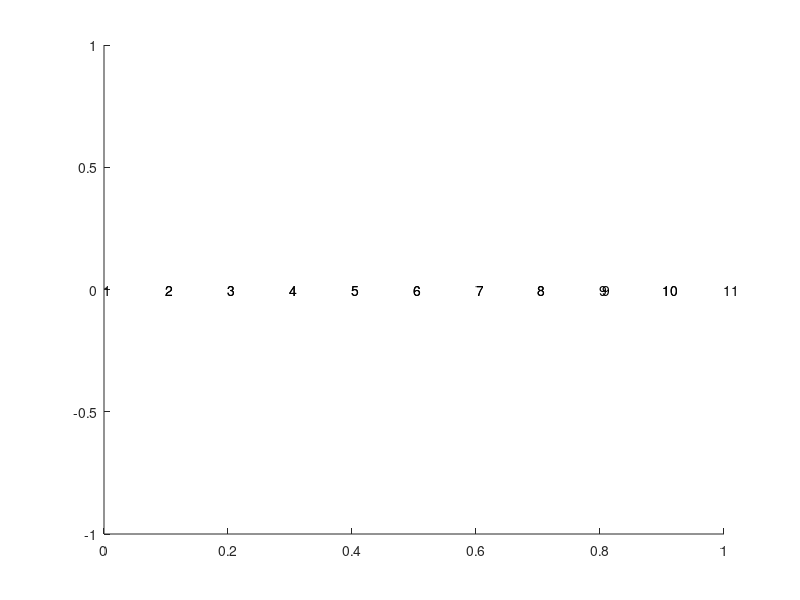

The MATLAB script that drew this image: (Note: this script raises an error after producing the figure.)
%-------------------------------------------------------------------------%
% Finite Elements Method in 1 Dimensions
clc
close all
clear all
format long
%-------------------------------------------------------------------------%
%Intervals
a=0;
b=1;
n=10;
h=(b-a)/n;
%-------------------------------------------------------------------------%
% Calculate nodes and elements 
global node element;
for i=1:n+1
    node(i,1) = a+(i-1)*h;      % Vi tri cua x(i)
end
for i=1:n
    element(i,1)=i;             % Chi so i chi toi x(i)
    element(i,2)=i+1;           % Chi so i+1 chi toi x(i+1)
end
numnode = size(node,1);         % Number of nodes
numelement = size(element,1);   % Number of elements
%-------------------------------------------------------------------------%
% Plot the mesh
for i = 1:numelement
    n = element(i,:);       % Consider interval [i,i+1]
    x = node(n,1);          % Value  x(i),x(i+1)
    y = zeros(size(x));     % Value y(i),y(i+1)
    patch(x,y,'r');         % Draw vector (x(i),y(i)), (x(i+1),y(i+1))
    text(x(:),y(:),num2str(n(:)));      % Add coffiecents 
end
%-------------------------------------------------------------------------%
nne1U = size(element,2);    % So dinh trong mot element
sdof = numnode;             % So gia tri Unknow
F = zeros(sdof,1);          % The left side of the siffness matrix
K = zeros(sdof,sdof);       % Stiffness matrix

%*************************************************************************%
%***                        P R O C E S S I N G                        ***%
%*************************************************************************%
% W: the weight of Gauss quadrature
% Q: the points of Gauss quadrature
% function quadrature calls: quadrature(the quadrature order, 'type of 
% quadrature',the number of spacial dimentions of the problem)
[W,Q]=quadrature(2,'GAUSS' ,1);
% disp('COMPUTING STIFFNESS MATRIX');

for i=1:numelement                  %Consider on each element of the mesh
    sctrU = element(i,:);
    edofU(1:nne1U) = sctrU;
    A = zeros(nne1U,nne1U);
    %consider on [-1,1] 
    for j=1:size(W,1)   %quadrature loop
        
        pt = Q(j,:);    %quadrature point
        wt = W(j);      %quadrature weight
        [Nu,dNdxiu] = lagrange_basis('L2',pt);     %element shape functions
        J0 = h/2;         %element Jacobian matrix
        dNdxu = dNdxiu/J0;    %dao ham lagrange tren [-1 1]
        %----------------------------%
        %---   Compute B matrix   ---%
        %----------------------------%
        B = zeros(1,nne1U);
        B(1,:) = dNdxu(:,1);
        A = A + B'*B*W(j)*abs(det(J0));
        x = node(sctrU(1),:)*Nu(1) + node(sctrU(2),:)*Nu(2);
        f = F1(x);
        F(sctrU,1) = F(sctrU,1) + f*Nu*W(j)*abs(det(J0));
    end                 %end quarature loop
    K(sctrU,sctrU) = K(sctrU,sctrU) + A;
end                     %end element loop
%-------------------------------------------------------------------------%
% APPLY ESSENTIAL BOUNDARY CONDITIONS
% disp('   APPLYING BOUNDARY CONDITIONS   ')
% bcdof: determine the order number of vertices on the boundary Omega
% bcval: determine values of these boundary vertices bcdof
bcdof = [1 sdof];
bcval(1,1) = uexact(node(bcdof(1),:));
bcval(1,2) = uexact(node(bcdof(2),:));
% bcval = [0 0];
% K1 = K;
[K,F] = feaplyc2(K,F,bcdof,bcval);
U = K\F;

% U exactly
y=0:0.1:1;

uex = zeros(size(y),1);  
for i=1:size(uex)
    uex(i) = uexact(y(i));
end
figure
plot(node,U,'-.r')
hold on
plot(y,uex,'x b')
axis([0 1 -1 1])
hold off


